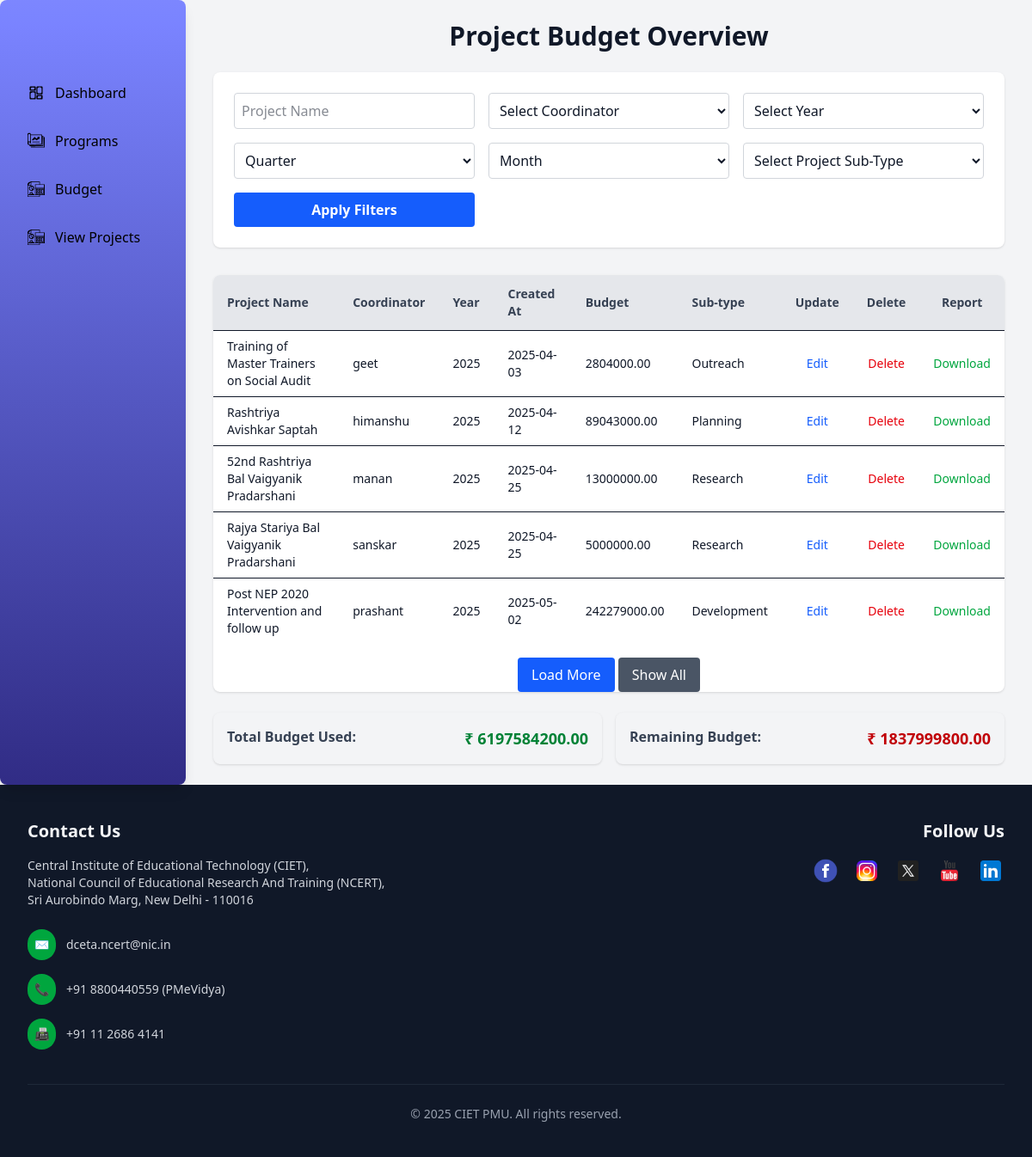
/view_projects/, run on an earlier commit of the app's database.
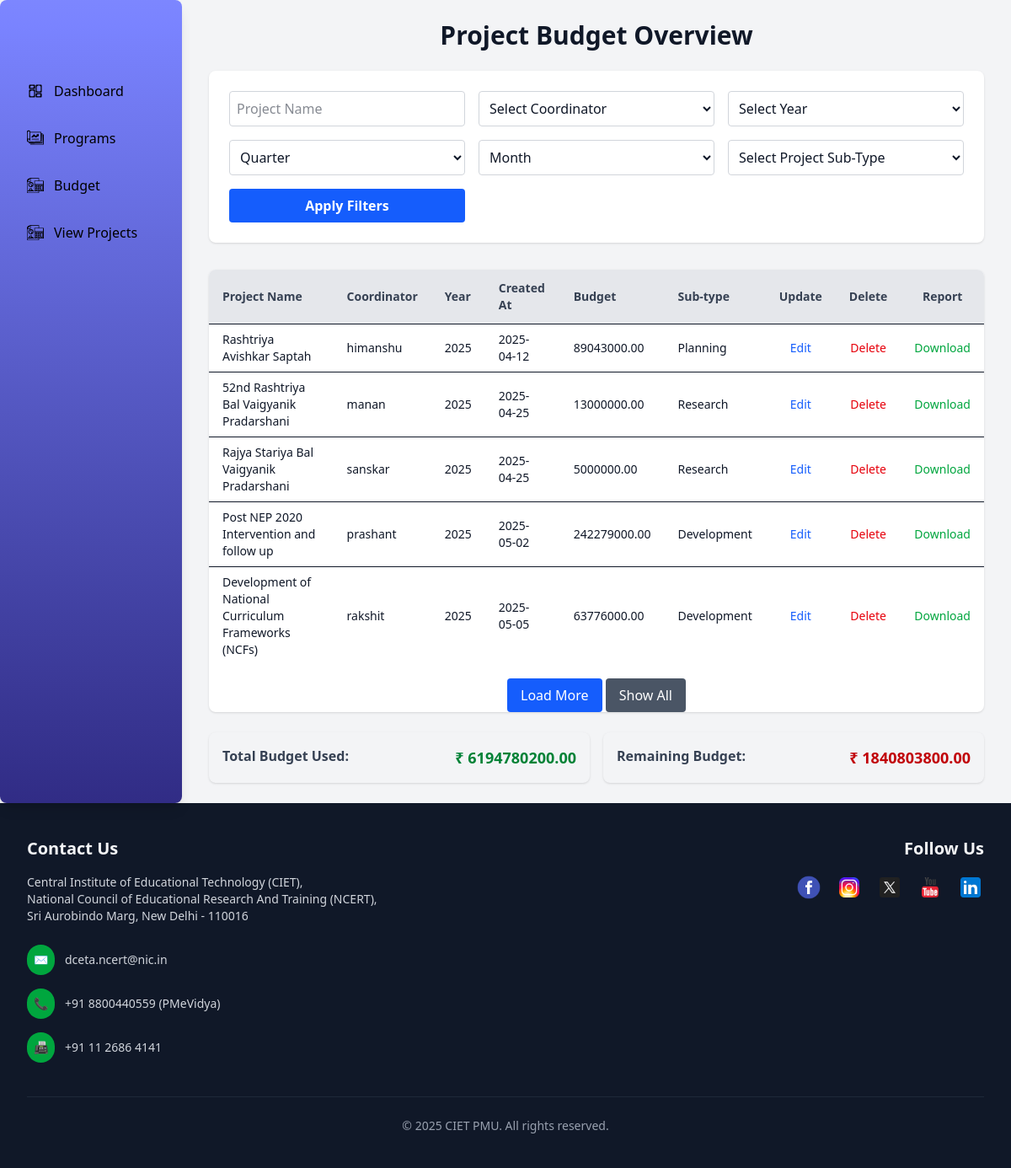
And on a later commit of the database.
### admin_dashboard/models.py (models this page shows)
class Program(models.Model):
    type = models.TextField(blank=True, null=True)
    title = models.TextField()
    coordinator = models.ForeignKey('User', models.DO_NOTHING)
    annual_budget = models.ForeignKey(Annualbudget, models.DO_NOTHING)
    created_at = models.DateTimeField(default=timezone.now)
    updated_at = models.DateTimeField(default=timezone.now)
    program_budget = models.DecimalField(decimal_places=2, max_digits=12)
    program_sub_type = models.TextField()
    class Meta:
        managed = False
        db_table = 'Program'

class User(models.Model):
    username = models.TextField(unique=True)
    password = models.TextField()
    role = models.TextField(blank=True, null=True)
    name = models.TextField()
    email = models.TextField(unique=True)
    class Meta:
        managed = False
        db_table = 'User'

class Annualbudget(models.Model):
    year = models.IntegerField()
    budget = models.DecimalField(max_digits=12, decimal_places=2)  # max_digits and decimal_places have been guessed, as this database handles decimal fields as float
    created_at = models.DateTimeField(blank=True, null=True)
    updated_at = models.DateTimeField(blank=True, null=True)
    class Meta:
        managed = False
        db_table = 'AnnualBudget'
        get_latest_by = 'year'

### admin_dashboard/views.py (the view)
# urls.py: path('view_projects/', views.view_projects, name='view_projects'),
def view_projects(request):
    coordinators, years, months, projects, total_used_budget, remaining_budget = helper_filter(request)
    return render(request, 'admin_dashboard/view_projects.html', {
        'coordinators': coordinators,
        'years': years,
        'months': months,
        'projects': projects,
        'total_used_budget':total_used_budget,
        'remaining_budget':remaining_budget,
    })

### admin_dashboard/templates/admin_dashboard/view_projects.html (shortened to what this page needs)
{% extends "layout.html" %}
{% load static %} {% load static tailwind_tags %}
{% block content %}
<div class="flex flex-col md:flex-row min-h-screen">
  {% include "partials/admin_sidebar.html" %}
  <div
    id="mainContent"
    class="flex-1 px-4 sm:px-6 md:px-8 py-6 overflow-x-auto"
  >
    <h1 class="text-xl sm:text-2xl md:text-3xl font-bold mb-6 text-center">
      Project Budget Overview
    </h1>
    <form
      method="POST"
      class="bg-white rounded-lg shadow p-4 sm:p-6 grid grid-cols-1 sm:grid-cols-2 md:grid-cols-3 gap-4 mb-8"
    >
      <input
        type="text"
        name="project_name"
        placeholder="Project Name"
        class="form-input"
      />
      <select name="coordinator" class="form-input">
        <option value="">Select Coordinator</option>
      </select>
      <select name="year" class="form-input">
        <option value="">Select Year</option>
      </select>
      <select name="quarter" class="form-input">
        <option value="">Quarter</option>
      </select>
      <select name="month" class="form-input">
        <option value="">Month</option>
      </select>
      <select name="sub_type" class="form-input">
        <option value="">Select Project Sub-Type</option>
      </select>
      <button
        type="submit"
        class="w-full bg-blue-600 hover:bg-blue-700 text-white font-semibold py-2 rounded"
      >
        Apply Filters
      </button>
    </form>
    {% if projects %}
    <div class="overflow-x-auto bg-white rounded-lg shadow">
      <table class="min-w-full table-auto text-sm">
        <thead class="bg-gray-200 text-gray-700">
          <tr>
            <th class="px-4 py-3 text-left">Project Name</th>
            <th class="px-4 py-3 text-left">Coordinator</th>
            <th class="px-4 py-3 text-left">Year</th>
            <th class="px-4 py-3 text-left">Created At</th>
            <th class="px-4 py-3 text-left">Budget</th>
            <th class="px-4 py-3 text-left">Sub-type</th>
            <th class="px-4 py-3 text-center">Update</th>
            <th class="px-4 py-3 text-center">Delete</th>
            <th class="px-4 py-3 text-center">Report</th>
          </tr>
        </thead>
        <tbody id="projectsTableBody">
          {% for project in projects %}
          <tr
            class="border-t hover:bg-gray-50 table-row-item"
            style="display: none"
          >
            <td class="px-4 py-2">{{ project.title }}</td>
            <td class="px-4 py-2">{{ project.coordinator.username }}</td>
            <td class="px-4 py-2">{{ project.annual_budget.year }}</td>
            <td class="px-4 py-2">{{ project.created_at|date:"Y-m-d" }}</td>
            <td class="px-4 py-2">{{ project.program_budget }}</td>
            <td class="px-4 py-2">{{ project.program_sub_type }}</td>
            <td class="px-4 py-2 text-center">
              <a
                href="{% url 'edit_project' project.id %}"
                class="text-blue-600 hover:underline"
                >Edit</a
              >
            </td>
            <td class="px-4 py-2 text-center">
              <a
                href="{% url 'delete_project' project.id %}"
                class="text-red-600 hover:underline"
                onclick="return confirm('Are you sure you want to delete this project?');"
              >
                Delete
              </a>
            </td>
            <td class="px-4 py-2 text-center">
              <a
                href="{% url 'export_projects_pdf' project.id %}"
                class="text-green-600 hover:underline"
              >
                Download
              </a>
            </td>
          </tr>
          {% endfor %}
        </tbody>
      </table>
      <div class="text-center mt-4">
        <button
          id="loadMoreBtn"
          class="bg-blue-600 text-white px-4 py-2 rounded hover:bg-blue-700"
        >
          Load More
        </button>
        <button
          id="showAllBtn"
          class="bg-gray-600 text-white px-4 py-2 rounded hover:bg-gray-700"
        >
          Show All
        </button>
      </div>
    </div>
    <div class="mt-6 grid grid-cols-1 sm:grid-cols-2 gap-4">
      <div
        class="bg-gray-100 rounded-lg shadow p-4 flex justify-between font-semibold"
      >
        <span class="text-gray-700">Total Budget Used:</span>
        <span class="text-green-700 text-lg">₹ {{ total_used_budget }}</span>
      </div>
      <div
        class="bg-gray-100 rounded-lg shadow p-4 flex justify-between font-semibold"
      >
        <span class="text-gray-700">Remaining Budget:</span>
        <span class="text-red-700 text-lg">₹ {{ remaining_budget }}</span>
      </div>
    </div>
    {% else %}
    <p class="text-center text-gray-600 mt-6">
      No results found for selected filters.
    </p>
    {% endif %}
  </div>
</div>
{% endblock %}

### templates/layout.html (shortened to what this page needs)
{% load static %}
{% load static tailwind_tags %}
<!DOCTYPE html>
<html lang="en">
<head>
    <link rel="stylesheet" href="{% static "css/admin_styles.css" %}">
    <link rel="stylesheet" href="{% static "css/main.css" %}">
    <link rel="stylesheet" href="{% static "css/user.css" %}">
    {% tailwind_css %}
</head>
<body class="bg-gray-100 font-sans text-gray-900 antialiased">
    {% block content %}{% endblock %}
    <div>
        {% include 'partials/footer.html' %}
    </div>
</body>
</html>

### templates/partials/admin_sidebar.html (shortened to what this page needs)
{% load static %}
{% load static tailwind_tags %}
<div id="sidebar" class="fixed lg:static top-0 left-0 h-full lg:h-auto w-64 lg:w-[18%] min-w-[200px]
    bg-gradient-to-b from-indigo-400 to-indigo-900 text-black p-6 shadow-lg rounded-r-lg lg:rounded-lg
    transform transition-transform duration-300 ease-in-out z-40
    -translate-x-full lg:translate-x-0">
  <nav class="space-y-4 mt-16">
    <a href="{% url 'admin_dashboard' %}" class="flex items-center gap-3 p-2 rounded-lg hover:bg-gray-100 transition-all">
      <img src="{% static 'images/admin_dashboard_images/dashboard.svg' %}" class="w-5 h-5">
      <span class="text-black">Dashboard</span>
    </a>
    <a href="{% url 'projects' %}" class="flex items-center gap-3 p-2 rounded-lg hover:bg-gray-100 transition-all">
      <img src="{% static 'images/admin_dashboard_images/projects.svg' %}" class="w-5 h-5">
      <span class="text-black">Programs</span>
    </a>
    <a href="{% url 'budget' %}" class="flex items-center gap-3 p-2 rounded-lg hover:bg-gray-100 transition-all">
      <img src="{% static 'images/admin_dashboard_images/budget.svg' %}" class="w-5 h-5">
      <span class="text-black">Budget</span>
    </a>
    <a href="{% url 'view_projects' %}" class="flex items-center gap-3 p-2 rounded-lg hover:bg-gray-100 transition-all">
      <img src="{% static 'images/admin_dashboard_images/budget.svg' %}" class="w-5 h-5">
      <span class="text-black">View Projects</span>
    </a>
  </nav>
</div>

### templates/partials/footer.html (shortened to what this page needs)
{% load static %}
{% load static tailwind_tags %}
<footer class="w-full bg-gray-900 h-full text-white py-10">
  <div class="max-w-7xl mx-auto px-4 sm:px-6 lg:px-8">
    <div class="flex flex-col lg:flex-row justify-between gap-12 lg:gap-24">
      <div class="flex-1">
        <h3 class="text-xl font-semibold text-gray-100 mb-4 text-center lg:text-left">Contact Us</h3>
        <p class="text-sm text-gray-300 mb-6 text-center lg:text-left">
          Central Institute of Educational Technology (CIET),<br>
          National Council of Educational Research And Training (NCERT),<br>
          Sri Aurobindo Marg, New Delhi - 110016
        </p>
        <ul class="text-sm text-gray-300 space-y-4">
          <li class="flex items-center justify-center lg:justify-start">
            <span class="mr-3 bg-green-600 rounded-full p-2 text-white text-sm">✉</span>
            <span class="hover:text-green-400 transition-colors">dceta.ncert@nic.in</span>
          </li>
          <li class="flex items-center justify-center lg:justify-start">
            <span class="mr-3 bg-green-600 rounded-full p-2 text-white text-sm">📞</span>
            <span class="hover:text-green-400 transition-colors">+91 8800440559 (PMeVidya)</span>
          </li>
          <li class="flex items-center justify-center lg:justify-start">
            <span class="mr-3 bg-green-600 rounded-full p-2 text-white text-sm">📠</span>
            <span class="hover:text-green-400 transition-colors">+91 11 2686 4141</span>
          </li>
        </ul>
      </div>
      <div class="flex-1 text-center lg:text-right">
        <h3 class="text-xl font-semibold text-gray-100 mb-4">Follow Us</h3>
        <div class="flex justify-center lg:justify-end flex-wrap gap-4">
          <a href="https://www.facebook.com/ncertofficial/" target="_blank" class="hover:opacity-75 transition-opacity">
            <img src="{% static 'images/footer_images/fb.png' %}" alt="FB" class="h-8 w-8">
          </a>
          <a href="https://www.instagram.com/ncertindia/?hl=en" target="_blank" class="hover:opacity-75 transition-opacity">
            <img src="{% static 'images/footer_images/ig.png' %}" alt="IG" class="h-8 w-8">
          </a>
          <a href="https://x.com/ncert?lang=en" target="_blank" class="hover:opacity-75 transition-opacity">
            <img src="{% static 'images/footer_images/x.png' %}" alt="X" class="h-8 w-8">
          </a>
          <a href="https://www.youtube.com/c/NCERTOFFICIAL" target="_blank" class="hover:opacity-75 transition-opacity">
            <img src="{% static 'images/footer_images/yt.png' %}" alt="YT" class="h-8 w-8">
          </a>
          <a href="https://www.linkedin.com/company/national-council-of-educational-research-and-training-ncert/?original_referer=https%3A%2F%2Fwww%2Egoogle%2Ecom%2F&originalSubdomain=in" target="_blank" class="hover:opacity-75 transition-opacity">
            <img src="{% static 'images/footer_images/in.png' %}" alt="IN" class="h-8 w-8">
          </a>
        </div>
      </div>
    </div>
    <div class="mt-10 text-center text-xs sm:text-sm text-gray-400 border-t border-gray-800 pt-6">
      <p>© 2025 CIET PMU. All rights reserved.</p>
    </div>
  </div>
</footer>

### admin_dashboard/static/css/admin_styles.css (style rules this page uses)
.form-input { padding: 0.5rem; border: 1px solid #d1d5db; border-radius: 0.25rem; outline: none; font-size: 0.875rem; }
@media (min-width: 640px) { .form-input { font-size: 1rem; } }

What changed in the data, as far as the page shows it:
removed Program: title "Training of Master Trainers on Social Audit", coordinator.username "geet", annual_budget.year "2025", created_at "2025-04-03", program_budget "2804000.00", program_sub_type "Outreach"
now on this page (row unchanged): Program: title "Development of National Curriculum Frameworks (NCFs)", coordinator.username "rakshit", annual_budget.year "2025", created_at "2025-05-05", program_budget "63776000.00", program_sub_type "Development"
Also different on the page:
{{ total_used_budget }}: "6197584200.00" → "6194780200.00"
{{ remaining_budget }}: "1837999800.00" → "1840803800.00"
